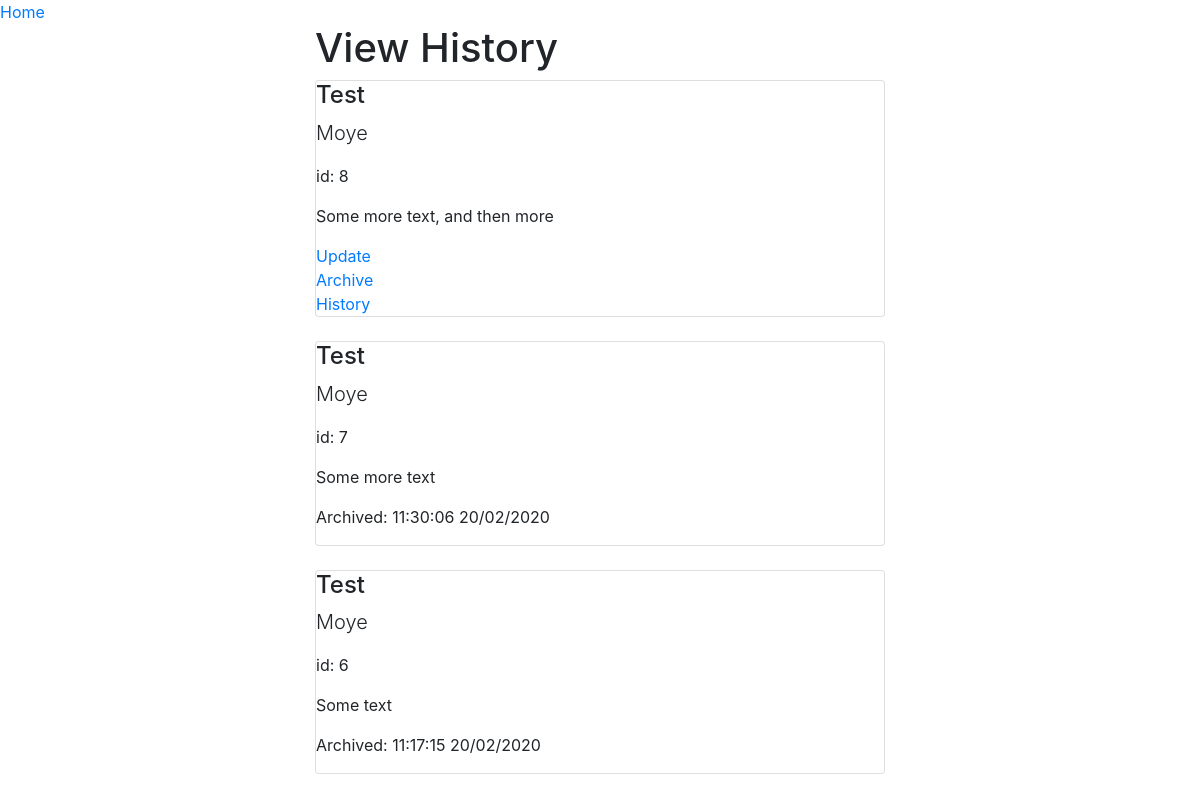
/items/history/8, run on the app's committed database.
### app/models.py (models this page shows, shortened)
class TimestampMixin(object):
    created = db.Column(db.DateTime, nullable=False,default=datetime.utcnow)
    updated = db.Column(db.DateTime, onupdate=datetime.now)

class Item(db.Model,TimestampMixin):
    __tablename__ = 'item'
    id = db.Column(db.Integer, primary_key=True)
    name = db.Column(db.String(120))
    description = db.Column(db.String(255))
    owner = db.Column(db.String(120))
    archived_timestamp = db.Column(db.DateTime())
    previous_version_id = db.Column(db.Integer, db.ForeignKey('item.id'))
    previous_version = db.relationship('Item',backref='newer_version',lazy=True,remote_side=[id],uselist=False)
    is_archived = db.Column(db.Boolean)
    def has_previous(self):
        return (self.previous_version is not None)
    def is_latest(self):
        if not self.newer_version:
            return True
        else:
            return False

### app/items/routes.py (the view)
@bp.route('/history/<item_id>',methods=['GET'])
def view_history(item_id):
    items = []
    i = Item.query.filter_by(id=item_id).first_or_404()
    items.append(i)
    prev_id = i.previous_version_id
    while prev_id:
        prev_i = Item.query.filter_by(id=prev_id).first()
        items.append(prev_i)
        prev_id = prev_i.previous_version_id
    return render_template('viewHistory.html',items=items)

### app/templates/viewHistory.html (shortened to what this page needs)
{% extends "base.html" %}
{% block head %}
    {{ super() }}
{% endblock head %}
{% block content %}
   <h1>View History</h1>
   {% for item in items %}
        {% include "_item.html" %}
   {% endfor %}
   <br>
{% endblock content %}

### app/templates/base.html (shortened to what this page needs)
<!doctype html>
<html>
<head>
    {% block head %}
    <link rel="stylesheet" href="https://stackpath.bootstrapcdn.com/bootstrap/4.4.1/css/bootstrap.min.css"
>
    <link rel="stylesheet" href="{{ url_for('static',filename='base.min.css') }}">
    {% endblock head %}
</head>
<body>
    <div id="nav">
        {% block nav %}
        <a href="{{ url_for('items.index') }}">Home</a>
        {% endblock nav %}
    </div>
    <div id="content">
        <div class="container">
            {% block content %}
            {% endblock content %}
        </div>
    </div>
</body>
</html>

### app/templates/_item.html
<div class="card mb-4">
    <h4>{{ item.name }}</h4>
    <p class="lead"> {{ item.owner }} </p>
    <p> id: {{  item.id }} </p>
    <p> {{ item.description }} </p>
    {% if not item.is_archived %}
    <a href="{{ url_for('items.update_item', item_id=item.id) }} ">Update</a>
    <a href="{{ url_for('items.archive_item', item_id=item.id) }} ">Archive</a>
    {% else %}
    <p> Archived: {{ item.archived_timestamp.strftime('%H:%M:%S %d/%m/%Y') }} </p>
    {% endif %}
    {% if item.has_previous() and item.is_latest() %}
        <a href="{{ url_for('items.view_history',item_id=item.id) }}">History</a>
    {% endif %}
</div>

### data on the page
Item: name "Test", owner "Moye", id "8", description "Some more text, and then more"
Item: name "Test", owner "Moye", id "7", description "Some more text", archived_timestamp "11:30:06 20/02/2020"
Item: name "Test", owner "Moye", id "6", description "Some text", archived_timestamp "11:17:15 20/02/2020"
